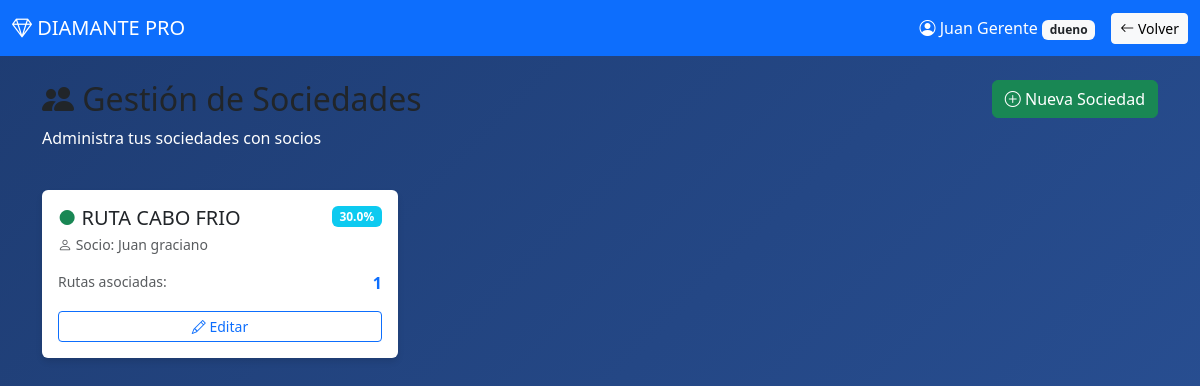
The app's page /sociedades (signed in) with its own data.
### app/models.py (models this page shows, shortened)
class Sociedad(db.Model):
    __tablename__ = 'sociedades'
    id = db.Column(db.Integer, primary_key=True)
    nombre = db.Column(db.String(100), nullable=False)  # Ej: "Sociedad con Juan Pérez"
    nombre_socio = db.Column(db.String(100), nullable=False)  # Mantener por compatibilidad
    telefono_socio = db.Column(db.String(20))
    porcentaje_socio = db.Column(db.Float, default=50.0)  # Porcentaje del socio principal
    activo = db.Column(db.Boolean, default=True)
    fecha_creacion = db.Column(db.DateTime, default=datetime.utcnow)
    notas = db.Column(db.String(500))
    nombre_socio_2 = db.Column(db.String(100))
    telefono_socio_2 = db.Column(db.String(20))
    porcentaje_socio_2 = db.Column(db.Float, default=0.0)
    nombre_socio_3 = db.Column(db.String(100))
    telefono_socio_3 = db.Column(db.String(20))
    porcentaje_socio_3 = db.Column(db.Float, default=0.0)

### app/routes.py (the view)
    @app.route('/sociedades')
    def sociedades_lista():
        if 'usuario_id' not in session:
            return redirect(url_for('home'))
        if session.get('rol') not in ['dueno', 'gerente']:
            return redirect(url_for('dashboard'))
        sociedades = Sociedad.query.order_by(Sociedad.fecha_creacion.desc()).all()
        stats_sociedades = []
        for sociedad in sociedades:
            num_rutas = Ruta.query.filter_by(sociedad_id=sociedad.id, activo=True).count()
            stats_sociedades.append({
                'sociedad': sociedad,
                'num_rutas': num_rutas
            })
        return render_template('sociedades_lista.html',
                             stats_sociedades=stats_sociedades,
                             nombre=session.get('nombre'),
                             rol=session.get('rol'))

### app/templates/sociedades_lista.html (shortened to what this page needs)
<!DOCTYPE html>
<html lang="es">
<head>
    <link href="https://cdn.jsdelivr.net/npm/bootstrap@5.3.0/dist/css/bootstrap.min.css" rel="stylesheet">
    <link rel="stylesheet" href="https://cdn.jsdelivr.net/npm/bootstrap-icons@1.11.0/font/bootstrap-icons.css">
</head>
<body>
    <nav class="navbar navbar-expand-lg navbar-dark bg-primary">
        <div class="container-fluid">
            <a class="navbar-brand" href="/dashboard">
                <i class="bi bi-gem"></i> DIAMANTE PRO
            </a>
            <div class="d-flex align-items-center">
                <span class="text-white me-3">
                    <i class="bi bi-person-circle"></i> {{ nombre }}
                    <span class="badge bg-light text-dark">{{ rol }}</span>
                </span>
                <a href="/dashboard" class="btn btn-light btn-sm">
                    <i class="bi bi-arrow-left"></i> Volver
                </a>
            </div>
        </div>
    </nav>
    <div class="container mt-4">
        <div class="row mb-4">
            <div class="col-md-8">
                <h2><i class="bi bi-people-fill"></i> Gestión de Sociedades</h2>
                <p class="text-white">Administra tus sociedades con socios</p>
            </div>
            <div class="col-md-4 text-end">
                <a href="/sociedades/nueva" class="btn btn-success">
                    <i class="bi bi-plus-circle"></i> Nueva Sociedad
                </a>
            </div>
        </div>
        <div class="row">
            {% for stat in stats_sociedades %}
            <div class="col-md-6 col-lg-4 mb-4">
                <div class="card sociedad-card">
                    <div class="card-body">
                        <div class="d-flex justify-content-between align-items-start mb-3">
                            <div>
                                <h5 class="mb-1">
                                    {% if stat.sociedad.activo %}
                                    <span class="text-success">●</span>
                                    {% else %}
                                    <span class="text-secondary">●</span>
                                    {% endif %}
                                    {{ stat.sociedad.nombre }}
                                </h5>
                                <p class="text-muted mb-0 small">
                                    <i class="bi bi-person"></i> Socio: {{ stat.sociedad.nombre_socio }}
                                </p>
                            </div>
                            <span class="badge bg-info">{{ stat.sociedad.porcentaje_socio }}%</span>
                        </div>
                        <div class="mb-3">
                            <div class="d-flex justify-content-between">
                                <small class="text-muted">Rutas asociadas:</small>
                                <strong class="text-primary">{{ stat.num_rutas }}</strong>
                            </div>
                        </div>
                        <div class="d-flex gap-2 mt-3">
                            <a href="/sociedades/editar/{{ stat.sociedad.id }}" class="btn btn-sm btn-outline-primary flex-fill">
                                <i class="bi bi-pencil"></i> Editar
                            </a>
                        </div>
                    </div>
                </div>
            </div>
            {% endfor %}
        </div>
    </div>
</body>
</html>

### app/templates/sociedades_lista.html (style rules this page uses)
body { background: linear-gradient(135deg, #1e3c72 0%, #2a5298 100%); min-height: 100vh; }
.sociedad-card { transition: transform 0.2s; border: none; box-shadow: 0 4px 6px rgba(0,0,0,0.1); }

### records on screen
Sociedad: activo True (drawn), sociedad.nombre "RUTA CABO FRIO", sociedad.nombre_socio "Juan graciano", sociedad.porcentaje_socio "30.0"

### other values on screen
{{ nombre }} "Juan Gerente"
{{ rol }} "dueno"
{{ stat.num_rutas }} "1"
